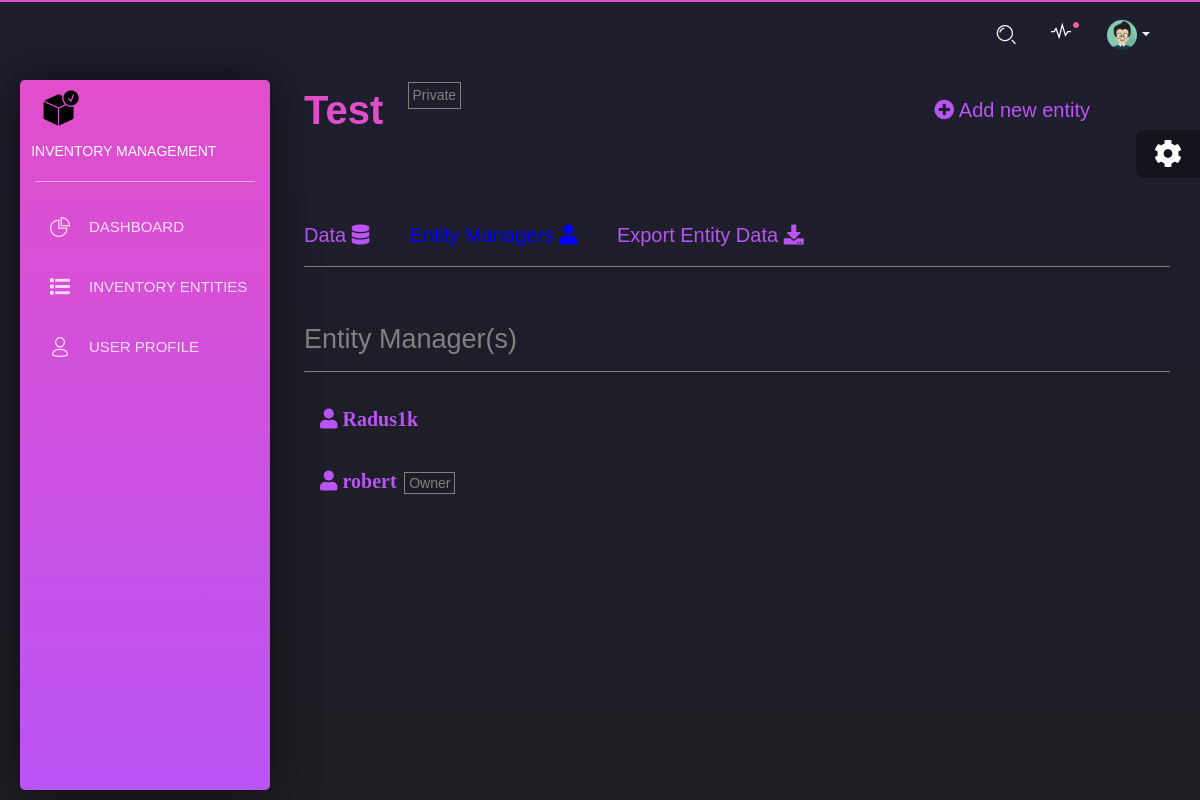
Page /user/entity/5/ (signed in) on the committed database.
### main/models.py (models this page shows, shortened)
class Entity(models.Model):
    name = models.CharField(max_length=255)
    users = models.ManyToManyField(User)
    is_private = models.BooleanField(default=True)
    owner = models.ForeignKey(User, on_delete=models.CASCADE, related_name='owned_entities')
    share_link = models.CharField(max_length=255, unique=True, blank=True)

### accounts/models.py (models this page shows)
class User(AbstractUser):
    company_name = models.CharField(max_length=255, null=True)
    phone_number = models.CharField(max_length=20)
    groups = models.ManyToManyField(Group, related_name='accounts_users', blank=True)
    user_permissions = models.ManyToManyField(Permission, related_name='accounts_users', blank=True)

### accounts/views.py (the view)
# urls.py: path('user/entity/<int:entity_id>/', users_entity_view, name='users_entity'),
@login_required
def users_entity_view(request, entity_id):
    entity = get_object_or_404(Entity, id=entity_id)
    users = entity.users.all()
    return render(request,'all_entity_users.html', context={'users':users, 'entity': entity})

### main/context_processors.py (called while the page is built)
def entities_processor(request):
    if not request.user.is_anonymous:
        entities = Entity.objects.filter(users=request.user)
    else:
        entities = Entity.objects.none()
    return {'entities': entities}

### accounts/templates/all_entity_users.html
{% extends 'inventory_app/data.html' %}
{% load static %}
{% block all_entity_users %}
<link href="{% static 'css/data.css' %}" rel="stylesheet" />
<body>
    <div style="font-size:20px; margin-top:7vh;">
    <h2 style="color:gray; margin-bottom:1vh;"> Entity Manager(s)</h2>
    <hr style="border-top: 1px solid grey;">
    {% for usr in users %}
      <div style="display:block; padding:2vh;">
         <a href="{% url 'user' usr.id %}"> <i class="fas fa-user"> {{ usr.username }}</i> </a> {% if entity.owner == usr %}   <span class="entity_status" style="float:inherit;">Owner</span> {% endif %}
      </div>
    {% endfor %}
    </div>
  </div>
</body>
{% endblock %}

### content/templates/inventory_app/data.html (shortened to what this page needs)
{% extends 'base_dashboard.html' %}
{% load static %}
{% load bootstrap5 %}
{% block content %}
<link href="{% static 'vendor/css/black-dashboard.css' %}" rel="stylesheet" />
<link href="{% static 'css/one_entity_data.css' %}" rel="stylesheet"/>
<link href="{% static 'css/data.css' %}" rel="stylesheet"/>
<div class="content" style="margin-left:2%;">
        <div class="entity-header" style="display: flex; justify-content: space-between; align-items: center;">
            <div class="entity_name_status">
                <span class="entity_name">{{ entity.name }} &nbsp; </span>
                {% if entity.is_private %}
                    <span class="entity_status">Private</span>
                {% else %}
                    <span class="entity_status">Public</span>
                {% endif %}
            </div>
            <div class="add_ent" style="padding-right:10vh; font-size:20px;">
                <a href="{% url 'add_inv_entity'  %}">
                    <i class="fas fa-plus-circle"></i> Add new entity
                </a>
            </div>
        </div>
        <div style="padding-top: 10vh; font-size:1vh; display:flex; justify-content:flex-start; align-items:center; width: 100%;">
            <a href="{% url 'data' entity.id %}" style="font-size:20px;" {% if 'data' in request.path %}class="active"{% endif %}>
                Data <i class="fas fa-database"></i>
            </a>
            <a href="{% url 'users_entity' entity.id %}" style="font-size:20px;margin-left:5vh;" {% if 'entity/' in request.path %}class="active"{% endif %}>
                Entity Managers <i class="fas fa-user"></i>
            </a>
            <a href="{% url 'export_data' entity.id %}" style="font-size:20px; margin-left:5vh;" {% if 'export_data' in request.path %}class="active"{% endif %}>
                Export Entity Data <i class="fas fa-download" ></i>
            </a>
        </div>
        <hr style="border-top: 1px solid grey;">
    {% block all_entity_users %}
    {% endblock %}
{% endblock %}

### content/assets/css/data.css (style rules this page uses)
.entity_name { font-size: 40px; float: left; color: var(--primary); font-weight: bold; }
.entity_status { font-size: 14px; color: grey; border: 1px solid grey; padding: 2px 4px; margin: 2px; float: left; }
.active { color: blue; }

### rows in the picture
Entity: name "Test"
User: username "Radus1k"
User: username "robert", shows "Owner"
